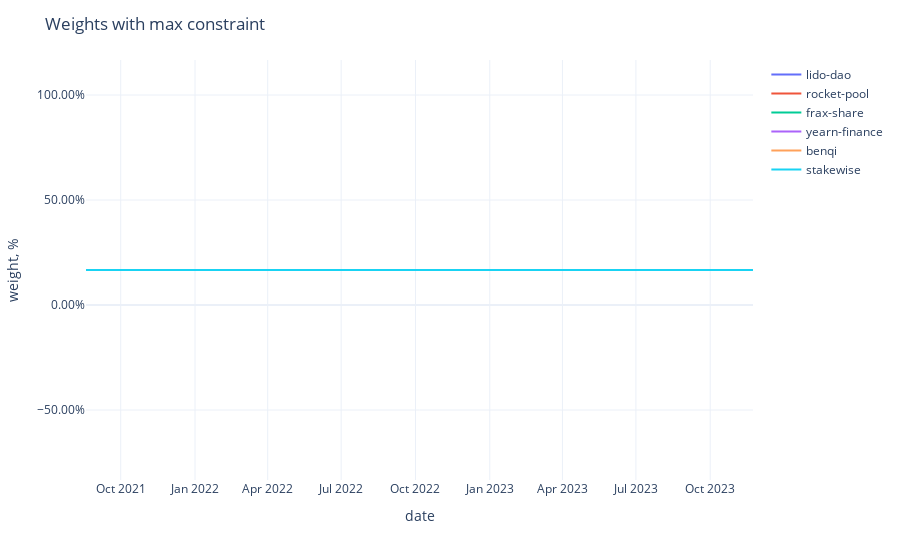

Source (notebook cell):
### Code cell
fig = px.line(adjusted_weights,
              labels={'value': 'weight, %', 'variable': ''})
fig.update_traces(
    hovertemplate="%{y}"
)
fig.update_yaxes(
    tickformat=".2%",
)
fig.update_xaxes(
    showspikes=True,
    spikethickness=2,
    spikedash="dot",
    spikecolor="#999999",
    spikemode="across",
)
fig.update_layout(
    hovermode="x",
    hoverdistance=100,  ## Distance to show hover label of data point
    spikedistance=1000,  ## Distance to show spike
    template='plotly_white',
    title='Weights with max constraint'
)

### Figure 1 — Plotly figure (JSON) as saved in the notebook; plotly's stock layout.template omitted (floating-point values rounded to 4 significant figures; data arrays with more than 128 entries replaced by an {"elided": "..."} marker saying what was removed)
{"data": [{"hovertemplate": "%{y}", "legendgroup": "lido-dao", "line": {"color": "#636efa", "dash": "solid"}, "marker": {"symbol": "circle"}, "mode": "lines", "name": "lido-dao", "showlegend": true, "type": "scattergl", "x": {"elided": "825 str values"}, "xaxis": "x", "y": {"elided": "825 float values"}, "yaxis": "y"}, {"hovertemplate": "%{y}", "legendgroup": "rocket-pool", "line": {"color": "#EF553B", "dash": "solid"}, "marker": {"symbol": "circle"}, "mode": "lines", "name": "rocket-pool", "showlegend": true, "type": "scattergl", "x": {"elided": "825 str values"}, "xaxis": "x", "y": {"elided": "825 float values"}, "yaxis": "y"}, {"hovertemplate": "%{y}", "legendgroup": "frax-share", "line": {"color": "#00cc96", "dash": "solid"}, "marker": {"symbol": "circle"}, "mode": "lines", "name": "frax-share", "showlegend": true, "type": "scattergl", "x": {"elided": "825 str values"}, "xaxis": "x", "y": {"elided": "825 float values"}, "yaxis": "y"}, {"hovertemplate": "%{y}", "legendgroup": "yearn-finance", "line": {"color": "#ab63fa", "dash": "solid"}, "marker": {"symbol": "circle"}, "mode": "lines", "name": "yearn-finance", "showlegend": true, "type": "scattergl", "x": {"elided": "825 str values"}, "xaxis": "x", "y": {"elided": "825 float values"}, "yaxis": "y"}, {"hovertemplate": "%{y}", "legendgroup": "benqi", "line": {"color": "#FFA15A", "dash": "solid"}, "marker": {"symbol": "circle"}, "mode": "lines", "name": "benqi", "showlegend": true, "type": "scattergl", "x": {"elided": "825 str values"}, "xaxis": "x", "y": {"elided": "825 float values"}, "yaxis": "y"}, {"hovertemplate": "%{y}", "legendgroup": "stakewise", "line": {"color": "#19d3f3", "dash": "solid"}, "marker": {"symbol": "circle"}, "mode": "lines", "name": "stakewise", "showlegend": true, "type": "scattergl", "x": {"elided": "825 str values"}, "xaxis": "x", "y": {"elided": "825 float values"}, "yaxis": "y"}], "layout": {"hoverdistance": 100, "hovermode": "x", "legend": {"title": {"text": ""}, "tracegroupgap": 0}, "margin": {"t": 60}, "spikedistance": 1000, "title": {"text": "Weights with max constraint"}, "xaxis": {"anchor": "y", "domain": [0, 1], "showspikes": true, "spikecolor": "#999999", "spikedash": "dot", "spikemode": "across", "spikethickness": 2, "title": {"text": "date"}}, "yaxis": {"anchor": "x", "domain": [0, 1], "tickformat": ".2%", "title": {"text": "weight, %"}}}}
